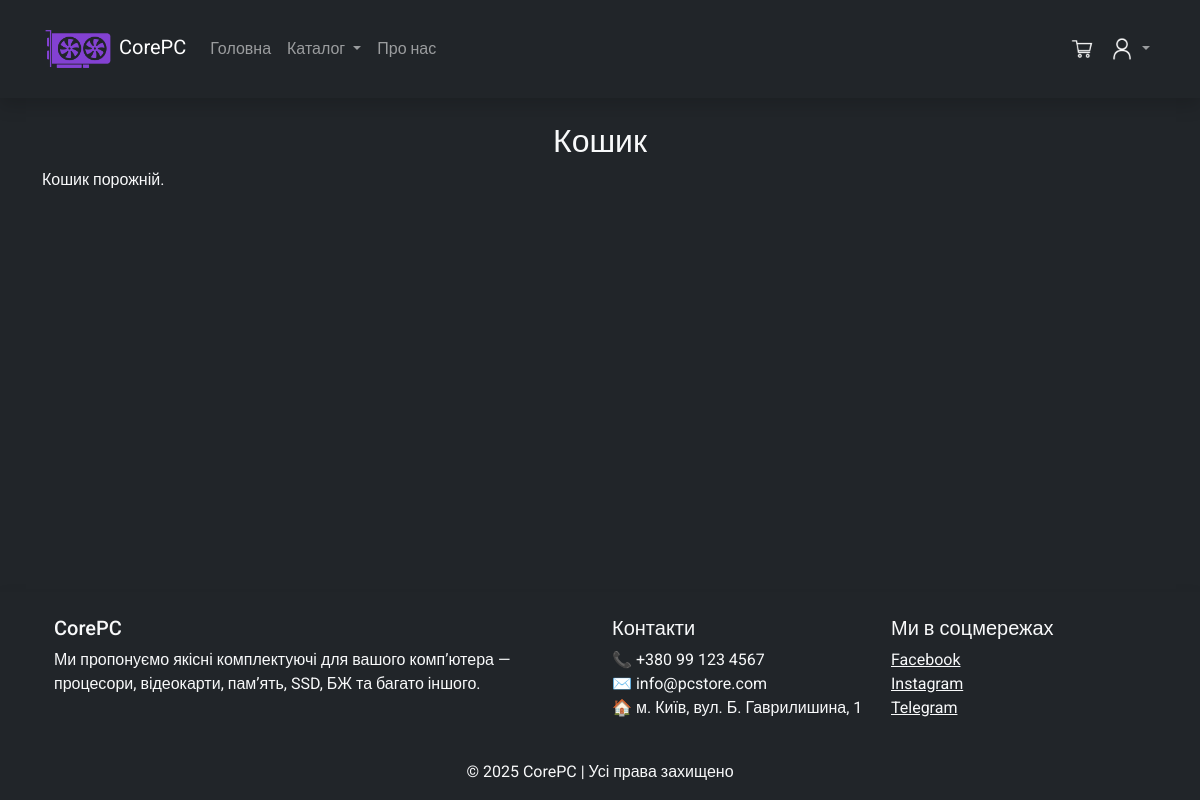
The page /cart/ (signed in) on the database as committed earlier.
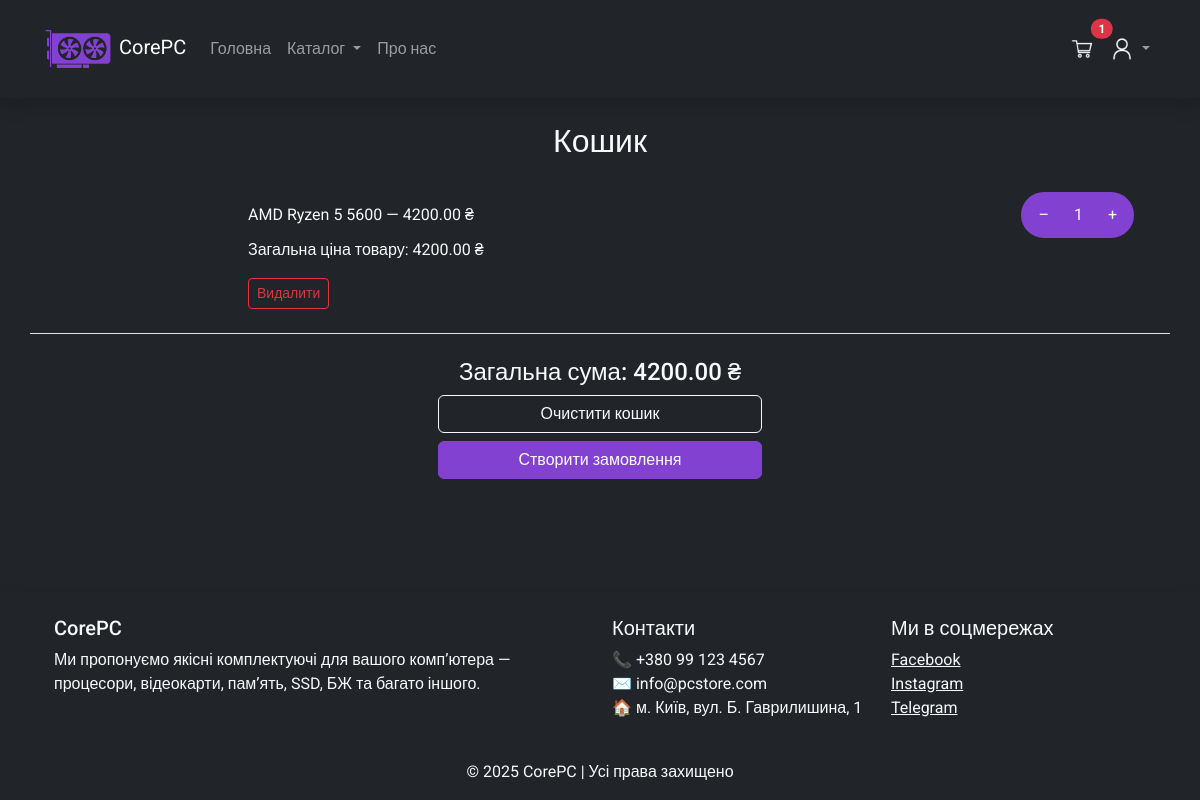
The same page on the database as committed later.
### cart/models.py (models this page shows)
class CartItem(models.Model):
    user = models.ForeignKey(User, on_delete=models.CASCADE)
    product = models.ForeignKey('components.Product', on_delete=models.CASCADE)
    quantity = models.PositiveIntegerField(default=1)
    class Meta:
        unique_together = ('user', 'product')

### components/models.py (models this page shows)
class Product(models.Model):
    name = models.CharField(max_length=255)
    display_name = models.CharField(max_length=255)
    price = models.DecimalField(max_digits=20, decimal_places=2)
    quantity = models.IntegerField()
    image = models.CharField(max_length=255)
    def __str__(self):
        return self.display_name

### cart/views.py (the view)
# urls.py: path('', views.view_cart, name='view_cart'),
@login_required
def view_cart(request):
    cart_items = CartItem.objects.filter(user=request.user)
    for item in cart_items:
        item.total_price = item.product.price * item.quantity
    total_price = sum(item.product.price * item.quantity for item in cart_items)
    context = {
        'cart_items': cart_items,
        'total_price': total_price,
    }
    return render(request, 'cart/cart.html', context)

### cart/context_processors.py (called while the page is built)
def cart_item_count(request):
    count = 0
    if request.user.is_authenticated:
        count = CartItem.objects.filter(user=request.user).count()
    else:
        cart = request.session.get('cart', {})
        count = sum(cart.values())
    return {'cart_item_count': count}

### templates/cart/cart.html (shortened to what this page needs)
{% load static %}
<!DOCTYPE html>
<html lang="uk">
<head>
    <link rel="stylesheet" href="{% static 'css/main.css' %}">
    <link rel="stylesheet" href="{% static 'css/font.css' %}">
</head>
<body class="d-flex flex-column min-vh-100 bg-dark text-light">
    {% include 'header.html' %}
<div class="container my-4">
    <h2 class="text-light text-center">Кошик</h2>
    {% if cart_items %}
            {% for item in cart_items %}
            <div class="row border-bottom p-4">
                <div class="col-md-2 align-items-center d-flex justify-content-center">
                </div>
                <div class="col-md-10">
                    <div class="list-group-item d-flex justify-content-between align-items-center bg-dark text-light">
                        {{ item.product }} — {{ item.product.price }} ₴
                        <div class="align-items-center bg-mainpurple border border-mainpurple border-4 rounded-pill p-0" role="group">
                            <a href="{% url 'decrease_quantity' item.id %}" class="btn btn-mainpurple rounded-end rounded-pill">–</a>
                            <span class="mx-2">{{ item.quantity }}</span>
                            <a href="{% url 'increase_quantity' item.id %}" class="btn btn-mainpurple rounded-start rounded-pill">+</a>
                        </div>
                    </div>
                    <p class="p-0 m-0">Загальна ціна товару: {{ item.total_price }} ₴</p>
                    <a href="{% url 'remove_from_cart' item.id %}" class="btn btn-outline-danger btn-sm mt-3">Видалити</a>
                </div>
            </div>
            {% endfor %}
            <div class="col-lg-4 p-4 mx-auto align-items-center text-center">
                <h4 class="text-light mb-2">Загальна сума: {{ total_price }} ₴</h4>
                <a href="/cart/clear_cart/" class="btn btn-outline-light w-100 mb-2">Очистити кошик</a><br>
                <a href="/order/checkout/" class="btn btn-mainpurple w-100 mb-2">Створити замовлення</a>
            </div>
    {% else %}
        <p class="text-light">Кошик порожній.</p>
    {% endif %}
</div>
{% include 'footer.html' %}
</body>
</html>

### templates/header.html (shortened to what this page needs)
{% load static %}
<nav class="sticky-top navbar navbar-expand-lg navbar-dark bg-dark shadow">
    <div class="container">
      <a class="navbar-brand" href="/">
        <img src="{% static 'images/logo.png' %}" alt="" height="72px" width="72px">
        CorePC
    </a>
      <div class="collapse navbar-collapse" id="navbarNav">
        <ul class="navbar-nav me-auto">
          <li class="nav-item">
            <a class="nav-link {% if request.path == '/' %} text-mainpurple {% endif %}" href="/">Головна</a>
          </li>
          <li class="nav-item dropdown">
            <a class="nav-link dropdown-toggle {% if request.path|slice:':11' == '/components' %} text-mainpurple {% endif %}" href="#" id="navbarDarkDropdown" role="button" data-bs-toggle="dropdown" aria-expanded="false">
              Каталог
            </a>
          </li>
          <li class="nav-item">
            <a class="nav-link" href="/#about">Про нас</a>
          </li>
        </ul>
        <ul class="navbar-nav ms-auto">
          <li class="nav-item mr-4">
            <a class="nav-link position-relative" href="/cart/">
                <img src="{% static 'images/cart.png' %}" alt="" height="24px" width="24px">
                {% if cart_item_count > 0 %}
                  <span class="badge bg-danger rounded-pill position-absolute top-0 start-100 translate-middle">
                    {{ cart_item_count }}
                  </span>
                {% endif %}
            </a>
          </li>
          <li class="nav-item dropdown">
            <a class="nav-link dropdown-toggle" href="#" id="userDropdown" role="button" data-bs-toggle="dropdown">
                <img src="{% static 'images/person.png' %}" alt="" height="24px" width="24px">
            </a>
          </li>
        </ul>
      </div>
    </div>
  </nav>
  <div class="toast-container position-fixed top-2 end-0 p-3" style="z-index: 1100;">
  </div>

### templates/footer.html (shortened to what this page needs)
<footer class="bg-dark text-light text-center text-lg-start mt-auto shadow">
    <div class="container p-4">
      <div class="row">
        <div class="col-lg-6 col-md-12 mb-4 mb-md-0 text-start">
          <h5>CorePC</h5>
          <p>
            Ми пропонуємо якісні комплектуючі для вашого комп’ютера — процесори, відеокарти, пам’ять, SSD, БЖ та багато іншого.
          </p>
        </div>
        <div class="col-lg-3 col-md-6 mb-4 mb-md-0 text-start">
          <h5>Контакти</h5>
          <ul class="list-unstyled mb-0">
            <li>📞 +380 99 123 4567</li>
            <li>✉️ info@pcstore.com</li>
            <li>🏠 м. Київ, вул. Б. Гаврилишина, 1</li>
          </ul>
        </div>
        <div class="col-lg-3 col-md-6 mb-4 mb-md-0 text-start">
          <h5>Ми в соцмережах</h5>
          <a href="#" class="me-3 text-reset"> Facebook</a><br>
          <a href="#" class="me-3 text-reset"> Instagram</a><br>
          <a href="#" class="me-3 text-reset"> Telegram</a>
        </div>
      </div>
    </div>
    <div class="text-center p-3">
      © 2025 CorePC | Усі права захищено
    </div>
  </footer>

Rows that differ between the two databases and show on the page:
added CartItem: product "AMD Ryzen 5 5600", product.price "4200.00", quantity "1", total_price "4200.00"
Other text that changed with them:
{{ cart_item_count }}: (not shown) → "1"
{{ total_price }}: (not shown) → "4200.00"
text no longer shown: "Кошик порожній."
text now shown: "Загальна сума: ₴ Очистити кошик Створити замовлення"
